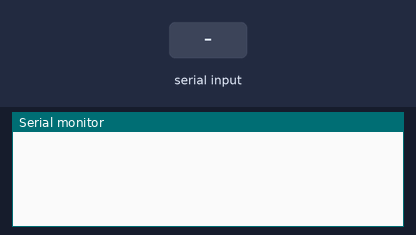
This sketch was run on a simulated Arduino Mega 2560, built with avr-gcc and run on an emulated ATmega2560. On the bench: the last lines printed to the serial monitor. Inputs (shaded band) come from the test bench. The modem accepts every AT command (registered, SIM ready, sends succeed) and sends nothing else.

Above: at 2.2 s.
2.3 s: "1\n" received over the second serial link
At 3.5 s:
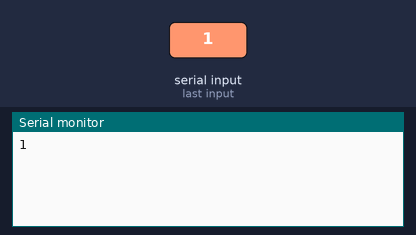
3.8 s: "0\n" received over the second serial link
At 4.8 s:
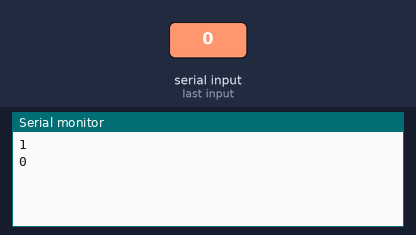
5.3 s: "2\n" received over the second serial link
At 5.9 s:
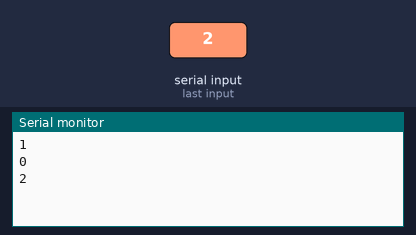

The sketch:

wifiGetTest.ino
```cpp
unsigned long lastTimeMillis = 0;

void setup() {
  Serial.begin(115200);
  Serial2.begin(115200);
  delay(1000);


}

void printResponse() {
  while (Serial2.available()) {
    Serial.println(Serial2.readStringUntil('\n'));
  }

}

void loop() {

  if (millis() - lastTimeMillis > 10000) {
    lastTimeMillis = millis();
    Serial2.println("AT+CIPMUX=1");
    delay(1000);
    printResponse();

    Serial2.println("AT+CIPSTART=4,\"TCP\",\"thebone.ml\",80");
    delay(1000);
    printResponse();

    String cmd = "GET /api/dsb/read.php HTTP/1.1\r\nHost: thebone.ml\r\nUser-Agent: wget/1.12";

    Serial2.println("AT+CIPSEND=4," + String(cmd.length() + 4));
    delay(1000);

    Serial2.println(cmd);
    delay(1000);
    Serial2.println("");
  }

 if (Serial2.available()) {
    Serial.write(Serial2.read());
  }

}
```

Measured:
- after the input at 2.3 s, the serial monitor: prints a new line at once (image 1)
- after the input at 3.8 s, the serial monitor: prints a new line at once (image 2)
- after the input at 5.3 s, the serial monitor: prints a new line at once (image 3)
